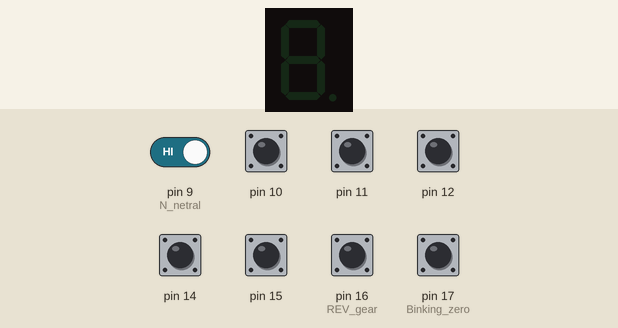
This sketch was run on a simulated Arduino Uno, built with avr-gcc and run on an emulated ATmega328P. On the bench: 1-digit seven-segment display. Wiring (inferred from the names in the program): 1-digit 7-segment display, segments lit when LOW: segments pin 2, pin 3, pin 4, pin 5, pin 6, pin 7, pin 8. The inputs (shaded band) are chosen by the test bench; at power-on: pin 9 (N_netral), pin 10–12, pin 14, pin 15, pin 16 (REV_gear), pin 17 (Binking_zero) HIGH. The segment pins are drawn as the display they are named for.

Above: at 1.2 s.
1.3 s: pin 17 (Binking_zero) pulled LOW for 1 s
At 1.35 s:
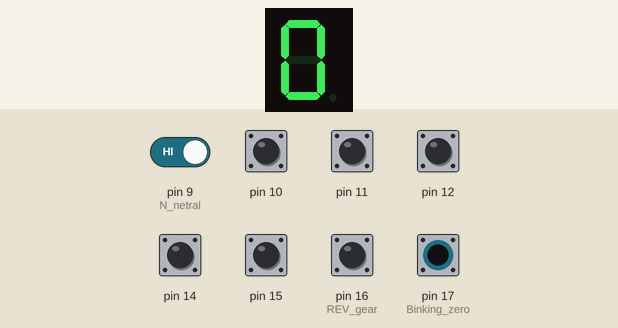
4.3 s: pin 9 (N_netral) driven LOW
At 5.3 s:
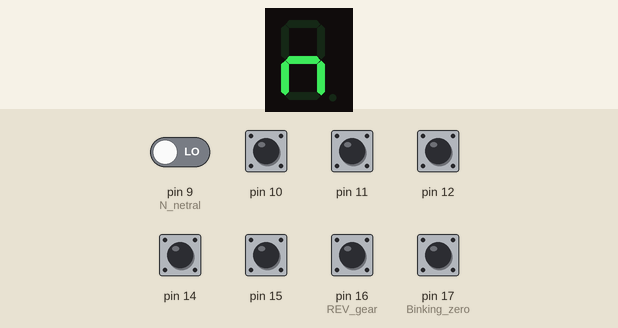
5.8 s: pin 9 (N_netral) driven HIGH
At 6.5 s:
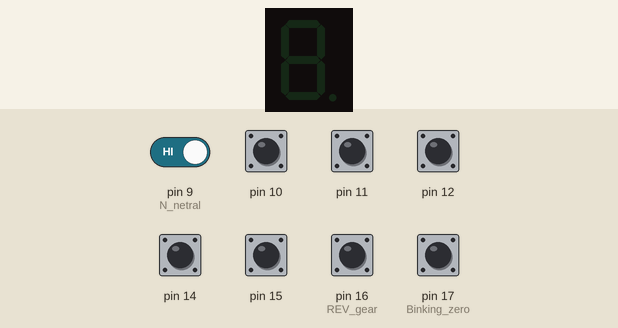
7.3 s: pin 10 pulled LOW for 0.15 s
At 7.4 s:
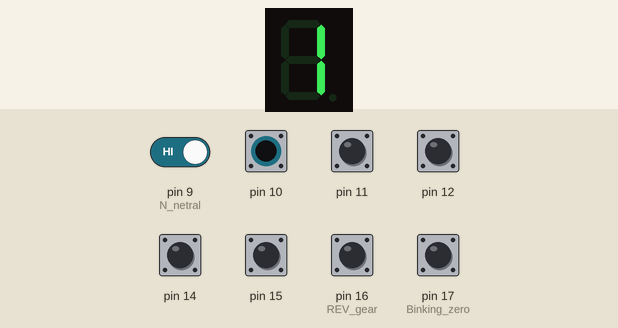
9.0 s: pin 11 pulled LOW for 0.15 s
At 9.1 s:
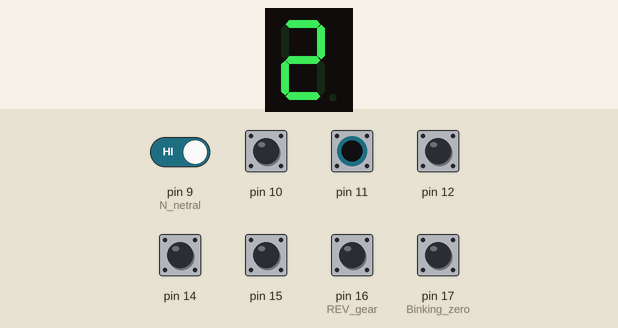
10.7 s: pin 12 pulled LOW for 0.15 s
At 10.8 s:
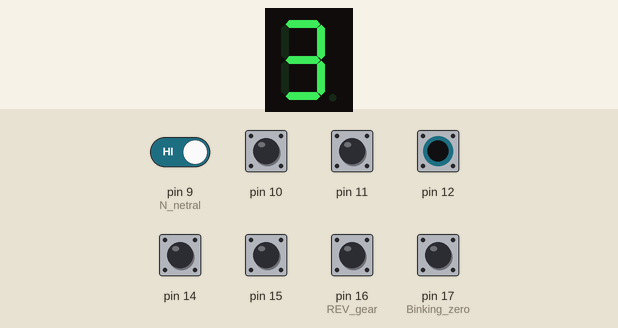
Timing chart, 0 to 13.4 s (numbered marks = the images above; inputs shaded):
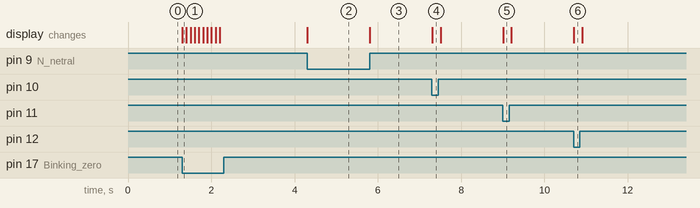

The sketch:

GearShift_1_CA.ino
```cpp
/* inspired by 7-segment-display: playground2014.wordpress.com
 * original gear shift indicator design by George MACIU & Nicu FLORICA (niq_ro)
 * http://www.tehnic.go.ro/ & http://www.arduinotehniq.com/
 * http://nicuflorica.blogspot.ro/ & http://arduinotehniq.blogspot.com/
*/

byte digitArray[12][7] =  // {a,b,c,d,e,f,g}
 {
 { 0,0,0,0,0,0,1 }, // = 0    //{ 1,1,1,1,1,1,0 }, // = 0
 { 1,0,0,1,1,1,1 }, // = 1    //{ 0,1,1,0,0,0,0 }, // = 1
 { 0,0,1,0,0,1,0 }, // = 2    //{ 1,1,0,1,1,0,1 }, // = 2
 { 0,0,0,0,1,1,0 }, // = 3    //{ 1,1,1,1,0,0,1 }, // = 3
 { 1,0,0,1,1,0,0 }, // = 4    //{ 0,1,1,0,0,1,1 }, // = 4
 { 0,1,0,0,1,0,0 }, // = 5    //{ 1,0,1,1,0,1,1 }, // = 5
 { 1,1,1,1,0,1,0 }, // = r    //{ 0,0,0,0,1,0,1 }, // = r
 { 0,0,0,1,1,1,1 }, // = 7    //{ 1,1,1,0,0,0,0 }, // = 7
 { 0,0,0,0,0,0,0 }, // = 8    //{ 1,1,1,1,1,1,1 }, // = 8
 { 0,0,0,1,1,0,0 }, // = 9    //{ 1,1,1,0,0,1,1 }, // = 9
 { 1,1,1,1,1,1,1 }, // = off  //{ 0,0,0,0,0,0,0 }, // = off
 { 1,1,0,1,0,1,0 } // = n     // { 0,0,1,0,1,0,1 } // = n
 };
int clipire = 0;

void setup() {
 pinMode(2, OUTPUT); // kingbrigth - a
 pinMode(3, OUTPUT); // kingbrigth - b
 pinMode(4, OUTPUT); // kingbrigth - c
 pinMode(5, OUTPUT); // kingbrigth - d
 pinMode(6, OUTPUT); // kingbrigth - e
 pinMode(7, OUTPUT); // kingbrigth - f
 pinMode(8, OUTPUT); // kingbrigth - g

 pinMode (9, INPUT); // N netral, D9
 pinMode(10, INPUT); // 1st gear, D10
 pinMode(11, INPUT); // 2nd gear, D11
 pinMode(12, INPUT); // 3rd gear, D12
 pinMode(14, INPUT); // 4rd gear, D14 (A0)
 pinMode(15, INPUT); // 5rd gear, D15 (A1)
 pinMode(16, INPUT); // REV gear, D16 (A2)
 pinMode(17, INPUT); // Binking zero, D17 (A3)

digitalWrite(10, HIGH); // pull-up the internal resistor
digitalWrite(11, HIGH); // pull-up the internal resistor
digitalWrite(12, HIGH); // pull-up the internal resistor
digitalWrite(13, HIGH); // pull-up the internal resistor
digitalWrite(14, HIGH); // pull-up the internal resistor
digitalWrite(15, HIGH); // pull-up the internal resistor
digitalWrite(16, HIGH); // pull-up the internal resistor
digitalWrite(17, HIGH); // pull-up the internal resistor
}

// we define a function to display one digit
void setDigit(byte digit) {
 byte pin=2;
 for (byte i = 0; i < 7; ++i) {
 digitalWrite(pin, digitArray[digit][i]);
 ++pin;
 }
}

void loop() {

if (digitalRead(9) == LOW) setDigit(11);  // Netral N
else
if (digitalRead(10) == LOW) setDigit(1);  // 1st gear
else
if (digitalRead(11) == LOW) setDigit(2);  // 2nd gear
else
if (digitalRead(12) == LOW) setDigit(3);  // 3rd gear
else
if (digitalRead(14) == LOW) setDigit(4);  // 4rd gear
else
if (digitalRead(15) == LOW) setDigit(5);  // 5rd gear
else
if (digitalRead(16) == LOW) setDigit(6);  // Reverse gear
else
//if (digitalRead(17) == LOW) setDigit(0);  // reverse
if (digitalRead(17) == LOW)
{
if (clipire%2 == 1) setDigit(0);  // on
else setDigit(10);                // off
}
else
setDigit(10);  // display off
delay(100);
clipire = clipire + 1;
}
```

Measured:
- after the input at 1.3 s, the display: changes at once (image 1)
- after the input at 4.3 s, the display: changes at once (image 2)
- after the input at 5.8 s, the display: changes at once (image 3)
- after the input at 7.3 s, the display: changes at once (image 4)
- after the input at 9.0 s, the display: changes at once (image 5)
- after the input at 10.7 s, the display: changes at once (image 6)
